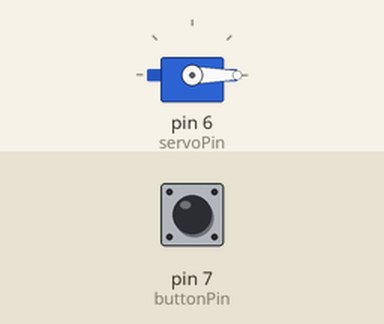
Bench run of a sketch on a simulated Arduino Uno, built with avr-gcc and run on an emulated ATmega328P. Shown: servo. The inputs (shaded band) are chosen by the test bench; at power-on: pin 7 (buttonPin) LOW.

Above: at 1.2 s.
1.3 s: pin 7 (buttonPin) pulled HIGH for 0.15 s
At 2.0 s:
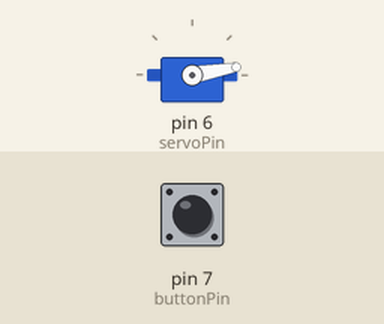
3.0 s: pin 7 (buttonPin) pulled HIGH for 1 s
At 4.5 s:
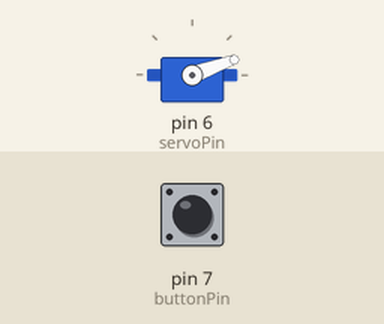
5.5 s: pin 7 (buttonPin) pulsed HIGH 2 times (0.12 s each, 0.3 s apart)
At 6.6 s:
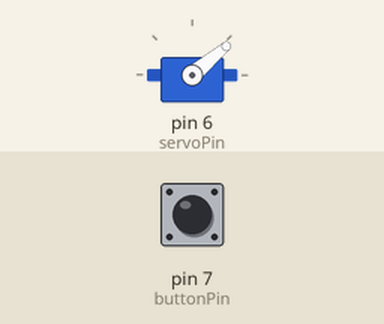
7.6 s: pin 7 (buttonPin) pulsed HIGH 5 times (0.12 s each, 0.3 s apart)
At 10.1 s:
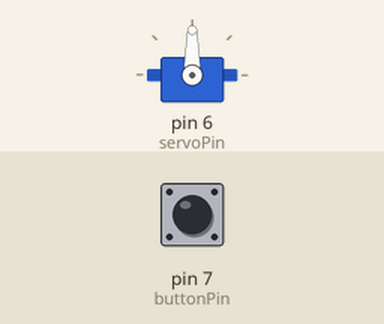
10.6 s: pin 7 (buttonPin) pulled HIGH for 0.15 s
At 11.5 s:
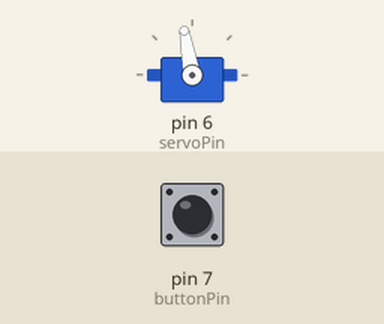
Timing chart, 0 to 13.3 s (numbered marks = the images above; inputs shaded):
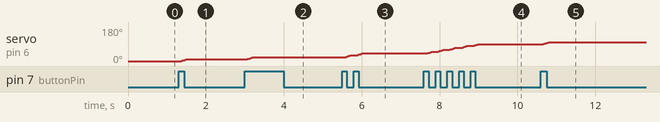

Measured:
- after the input at 1.3 s, servo on pin 6 (servoPin): 0° → 10° after 0.07 s
- after the input at 3.0 s, servo on pin 6 (servoPin): 10° → 20° after 0.07 s
- after the input at 5.5 s, servo on pin 6 (servoPin): moves from 20° to 40° over 0.43 s, starting after 0.07 s
- after the input at 7.6 s, servo on pin 6 (servoPin): moves from 40° to 90° over 1.3 s, starting after 0.07 s
- after the input at 10.6 s, servo on pin 6 (servoPin): 90° → 100° after 0.07 s

The sketch:

servo_practice_3.ino
```cpp
#include <Servo.h>

const int buttonPin = 7;
const int servoPin = 6;

Servo myservo;

int pos = 0;
int val = 0;

int buttonState = LOW;         // 버튼 상태 변수
int lastButtonState = LOW;     // 마지막 버튼 상태 변수
unsigned long lastDebounceTime = 0;  // 마지막 버튼 입력 시간
unsigned long debounceDelay = 50;    // 디바운스 시간

void setup() {
  pinMode(buttonPin, INPUT);
  myservo.attach(servoPin);
  myservo.write(0);
}

void loop() {
  int reading = digitalRead(buttonPin);

  // 버튼 입력 상태가 변경된 경우
  if (reading != lastButtonState) {
    lastDebounceTime = millis();  // 버튼 입력 시간 저장
  }

  // 일정 시간이 지난 후에 버튼 입력 상태를 확인하여 디바운싱 처리
  if ((millis() - lastDebounceTime) > debounceDelay) {
    // 버튼 입력이 안정화된 경우
    if (reading != buttonState) {
      buttonState = reading;

      // 버튼이 눌렸을 때
      if (buttonState == HIGH) {
        servo10();
      }
    }
  }

  lastButtonState = reading;
}

void servo90() {
  for (pos = 0; pos <= 90; pos++) {
    myservo.write(pos);
    delay(15);
  }
}

void servo10() {
  for (pos = val; pos <= val + 10; pos++) {
    myservo.write(pos);
    delay(15);
  }
  val = val + 10;

  if (val == 180) {
    servoTo0();
  }
}

void servoTo0() {
  for (pos = val; pos >= 0; pos--) {
    myservo.write(pos);
    delay(15);
  }
  val = 0;
}
```
